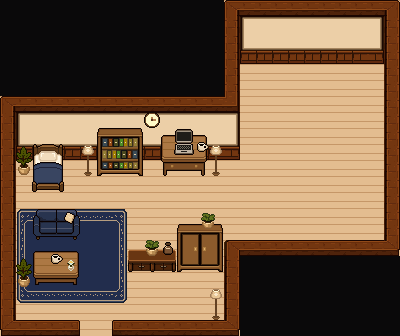

The image is a tile-based game level rendered from a .tmx file. Its description and source (layers, tilesets, objects; grid data summarised) follow:
An orthogonal 25x21 tile map with 16x16 px tiles, 8 tile layers (Tile, Carpet, Wall, Wall_deco, ...), 3 tilesets and 23 objects (2x closet, home_out, home_enterance, usher_home_standing, soul_crystal_sleep_spot, ...).

<map version="1.10" tiledversion="1.12.2" orientation="orthogonal" renderorder="right-down" width="25" height="21" tilewidth="16" tileheight="16" infinite="0" nextlayerid="17" nextobjectid="28">
 <tileset firstgid="1" source="UI_Component.tsx" />
 <tileset firstgid="257" source="home.tsx" />
 <tileset firstgid="513" source="restaurant.tsx" />
 <layer id="2" name="Tile" width="25" height="21" locked="1">
  <data>[525 cells, 525 non-empty, 2 distinct tile ids]</data>
 </layer>
 <layer id="6" name="Carpet" width="25" height="21" locked="1">
  <data>[525 cells, 42 non-empty, 9 distinct tile ids]</data>
 </layer>
 <layer id="1" name="Wall" width="25" height="21" locked="1">
  <data>[525 cells, 155 non-empty, 21 distinct tile ids]</data>
 </layer>
 <layer id="5" name="Wall_deco" width="25" height="21" locked="1">
  <data>[525 cells, 1 non-empty, 1 distinct tile ids]</data>
 </layer>
 <layer id="14" name="Deco_under" width="25" height="21" locked="1">
  <data>[525 cells, 10 non-empty, 10 distinct tile ids]</data>
 </layer>
 <layer id="3" name="Furniture" width="25" height="21" locked="1">
  <data>[525 cells, 51 non-empty, 49 distinct tile ids]</data>
 </layer>
 <layer id="7" name="Deco" width="25" height="21" locked="1">
  <data>[525 cells, 3 non-empty, 3 distinct tile ids]</data>
 </layer>
 <layer id="10" name="Light" width="25" height="21" locked="1">
  <data>[525 cells, 6 non-empty, 2 distinct tile ids]</data>
 </layer>
 <objectgroup id="11" name="Warp" visible="0" locked="1">
  <object id="1" name="home_out" x="80" y="320" width="32" height="16">
   <properties>
    <property name="target_name" value="Home" />
    <property name="target_spawn" value="home_exit" />
   </properties>
  </object>
 </objectgroup>
 <objectgroup id="12" name="Spawn" visible="0" locked="1">
  <object id="5" name="home_enterance" x="80.0455" y="319.591" width="16" height="16" />
  <object id="22" name="usher_home_standing" x="64" y="240" />
  <object id="24" name="soul_crystal_sleep_spot" x="48" y="184" />
  <object id="27" name="cat_interior_spawn" x="144" y="208" />
 </objectgroup>
 <objectgroup id="13" name="Interactable" visible="0" locked="1">
  <object id="6" name="collection" x="95.9091" y="176.546" width="48" height="16" />
  <object id="7" name="computer" x="175.864" y="176.227" width="16" height="16" />
  <object id="8" name="sleep" x="32.25" y="144" width="32" height="48" />
  <object id="25" name="closet" x="176" y="272" width="48" height="16" />
 </objectgroup>
 <objectgroup id="15" name="YSortAnchor" visible="0" locked="1">
  <object id="9" x="16" y="112" width="208" height="48" />
  <object id="10" name="vase1" x="16" y="144" width="16" height="32" />
  <object id="11" name="vase2" x="16" y="256" width="16" height="32" />
  <object id="12" name="bed1" x="32" y="144" width="32" height="48" />
  <object id="13" name="light1" x="80" y="144" width="16" height="32" />
  <object id="14" name="light2" x="208" y="288" width="16" height="32" />
  <object id="15" name="light3" x="208" y="144" width="16" height="32" />
  <object id="16" name="sofa" x="32" y="208" width="48" height="32" />
  <object id="17" name="desk1" x="32" y="240" width="48" height="48" />
  <object id="18" name="desk2" x="160" y="128" width="48" height="48" />
  <object id="19" name="shelf1" x="96" y="128" width="48" height="48" />
  <object id="20" name="shelf2" x="176" y="208" width="48" height="64" />
  <object id="21" name="desk3" x="128" y="240" width="48" height="32" />
 </objectgroup>
 <objectgroup id="16" name="EffectArea" visible="0" locked="1">
  <object id="26" name="closet" x="176" y="224" width="48" height="48" />
 </objectgroup>
</map>
